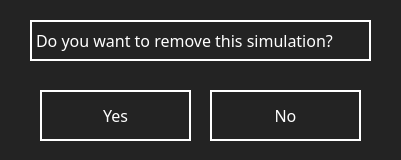
<?xml version="1.0" encoding="UTF-8"?>
<ui version="4.0">
 <class>Delete_Simulation_Screen</class>
 <widget class="QDialog" name="Delete_Simulation_Screen">
  <property name="geometry">
   <rect>
    <x>0</x>
    <y>0</y>
    <width>401</width>
    <height>160</height>
   </rect>
  </property>
  <property name="windowTitle">
   <string>Dialog</string>
  </property>
  <property name="styleSheet">
   <string notr="true">color: rgb(255, 255, 255);
background-color: rgb(35, 35, 35);</string>
  </property>
  <widget class="QPushButton" name="Yes_Button">
   <property name="geometry">
    <rect>
     <x>40</x>
     <y>90</y>
     <width>151</width>
     <height>51</height>
    </rect>
   </property>
   <property name="font">
    <font>
     <family>MS Reference Sans Serif</family>
     <pointsize>12</pointsize>
     <weight>50</weight>
     <italic>false</italic>
     <bold>false</bold>
    </font>
   </property>
   <property name="styleSheet">
    <string notr="true">QPushButton {
	color: rgb(255, 255, 255);
	background-color: rgb(35, 35, 35);
	border: 2px solid;
	border-color: rgb(255, 255, 255);
    font: 12pt
}
QPushButton:hover {
	background-color: rgb(85, 170, 255);
}</string>
   </property>
   <property name="text">
    <string>Yes</string>
   </property>
  </widget>
  <widget class="QPushButton" name="No_Button">
   <property name="geometry">
    <rect>
     <x>210</x>
     <y>90</y>
     <width>151</width>
     <height>51</height>
    </rect>
   </property>
   <property name="font">
    <font>
     <family>MS Reference Sans Serif</family>
     <pointsize>12</pointsize>
     <weight>50</weight>
     <italic>false</italic>
     <bold>false</bold>
    </font>
   </property>
   <property name="styleSheet">
    <string notr="true">QPushButton {
	color: rgb(255, 255, 255);
	background-color: rgb(35, 35, 35);
	border: 2px solid;
	border-color: rgb(255, 255, 255);
    font: 12pt
}
QPushButton:hover {
	background-color: rgb(85, 170, 255);
}</string>
   </property>
   <property name="text">
    <string>No</string>
   </property>
  </widget>
  <widget class="QLabel" name="Label">
   <property name="geometry">
    <rect>
     <x>30</x>
     <y>20</y>
     <width>341</width>
     <height>41</height>
    </rect>
   </property>
   <property name="font">
    <font>
     <family>MS Reference Sans Serif</family>
     <pointsize>12</pointsize>
     <weight>50</weight>
     <italic>false</italic>
     <bold>false</bold>
    </font>
   </property>
   <property name="styleSheet">
    <string notr="true">QLabel {
	color: rgb(255, 255, 255);
	background-color: rgb(35, 35, 35);
	border: 2px solid;
	border-color: rgb(255, 255, 255);
	font: 12pt
}</string>
   </property>
   <property name="text">
    <string>Do you want to remove this simulation?</string>
   </property>
  </widget>
 </widget>
 <resources/>
 <connections/>
</ui>
